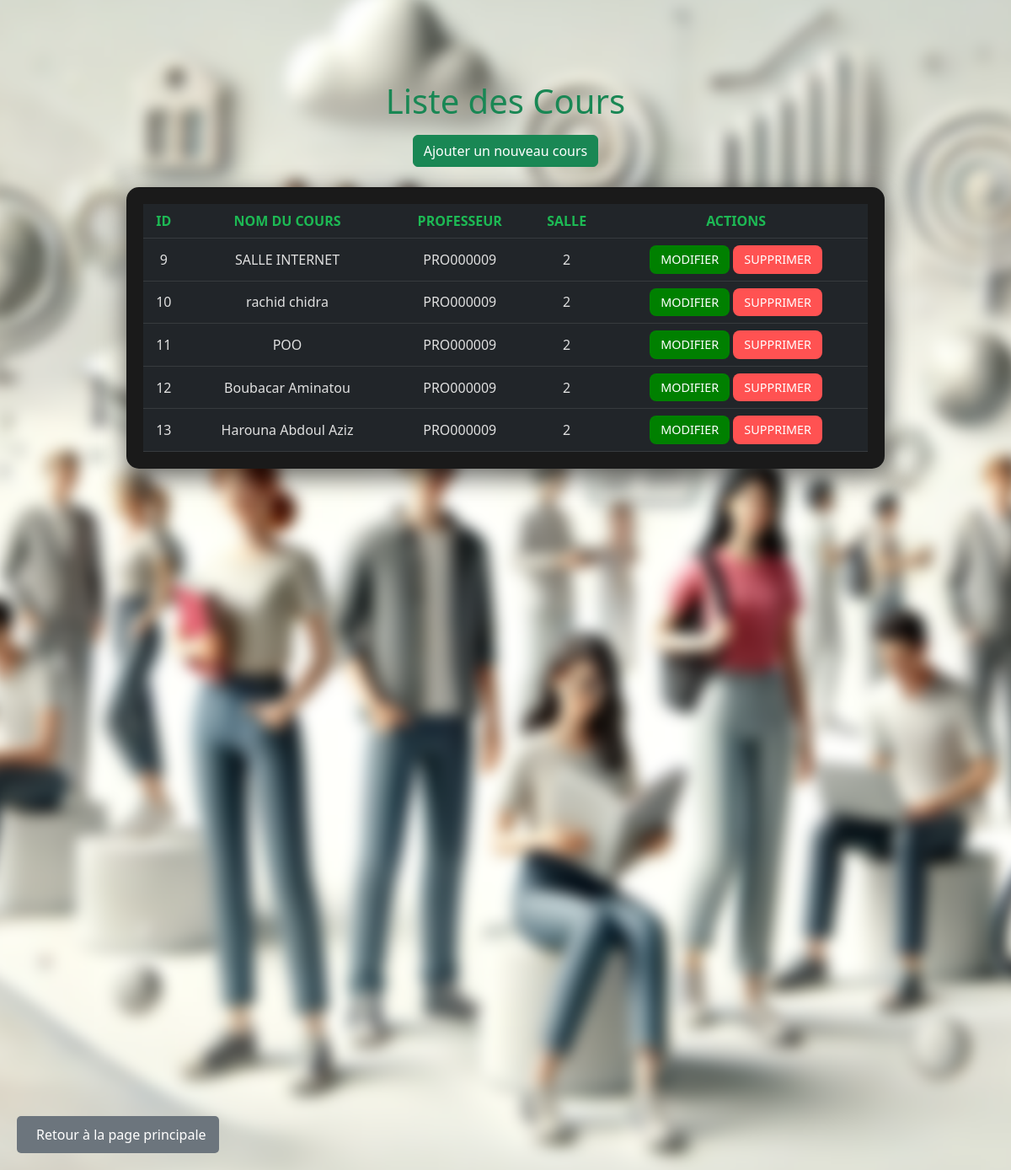
Screenshot of /views/Cour/courListe.php with the database file from the repository.
### tables this page shows
CREATE TABLE `cour` (
  `id_cours` int NOT NULL AUTO_INCREMENT,
  `nom` varchar(100) NOT NULL,
  `matricule` varchar(50) DEFAULT NULL,
  `id` int DEFAULT NULL,
  PRIMARY KEY (`id_cours`),
  KEY `matricule` (`matricule`),
  KEY `id` (`id`),
  CONSTRAINT `cour_ibfk_1` FOREIGN KEY (`matricule`) REFERENCES `professeurs` (`matricule`),
  CONSTRAINT `cour_ibfk_2` FOREIGN KEY (`id`) REFERENCES `salle` (`id`)
);

### models/Provider.php (called while the page is built, shortened)
<?php
class Provider {
    private $host = 'localhost';
    private $dbName = "scolarite";
    private $user = "root";
    private $password = "";
    public function getConnection() {
        try {
            $con = new PDO("mysql:host=$this->host;dbname=$this->dbName;charset=utf8", $this->user, $this->password);
            $con->setAttribute(PDO::ATTR_ERRMODE, PDO::ERRMODE_EXCEPTION);
            return $con;
        } catch (PDOException $e) {
            echo "Erreur de connexion : " . $e->getMessage();
            return null;
        }
    }
}

### models/CoursService.php (called while the page is built, shortened)
<?php
require_once('Provider.php');
class CoursService
{
    private $connexion;
    function __construct()
    {
        $p = new Provider();
        $this->connexion = $p->getconnection();
    }
    public function getAll()
    {
        $requete = 'SELECT * FROM cour ORDER BY id DESC';
        $stmt = $this->connexion->query($requete);
        $cours = $stmt->fetchAll(PDO::FETCH_ASSOC);
        return $cours;
    }
}

### views/Cour/courListe.php (the view, shortened to what this page needs)
<!DOCTYPE html>
<html lang="fr">
<head>
    <link href="https://cdn.jsdelivr.net/npm/bootstrap@5.3.0-alpha1/dist/css/bootstrap.min.css" rel="stylesheet">
    <link rel="stylesheet" href="style.css">
</head>
<body>
    <div class="container mt-5 pt-5 text-center">
        <h1 class="text-success text-center mb-3">Liste des Cours</h1>
        <div class="text-center mb-4">
            <a href="../../controllers/CourCtrl.php?action=courForm" class="btn btn-success">
                <i class="fas fa-plus-circle"></i> Ajouter un nouveau cours
            </a>
        </div>
        <?php
            require_once('../../models/CoursService.php');
            $coursService = new CoursService();
            $cours = $coursService->getAll();
        ?>
        <div class="table-container">
            <table class="table table-hover table-dark mx-auto">
                <thead>
                    <tr>
                        <th>ID</th>
                        <th>NOM DU COURS</th>
                        <th>PROFESSEUR</th>
                        <th>SALLE</th>
                        <th>ACTIONS</th>
                    </tr>
                </thead>
                <tbody>
                    <?php foreach($cours as $cour): ?>
                        <tr>
                            <td><?php echo htmlspecialchars($cour['id_cours']); ?></td>
                            <td><?php echo htmlspecialchars($cour['nom']); ?></td>
                            <td><?php echo htmlspecialchars($cour['matricule']); ?></td>
                            <td><?php echo htmlspecialchars($cour['id']); ?></td>
                            <td>
                                <a href="../../controllers/CourCtrl.php?action=editForm&id=<?php echo $cour['id']; ?>" class="btn btn-action btn-edit">MODIFIER</a>
                                <a href="../../controllers/CourCtrl.php?action=courDelete&id=<?php echo $cour['id']; ?>" class="btn btn-action btn-delete" onclick="return confirm('Êtes-vous sûr de vouloir supprimer ce cours ?')">SUPPRIMER</a>
                            </td>
                        </tr>
                    <?php endforeach; ?>
                </tbody>
            </table>
        </div>
        <div class="container my-3">
    <a href="../../index.php" class="btn-retour">
        <i class="fas fa-arrow-left"></i> Retour à la page principale
    </a>
</div>
    </div>
</body>
</html>

### views/Cour/style.css (style rules this page uses)
body { margin: 0; padding: 0; font-family: 'Segoe UI', Tahoma, Geneva, Verdana, sans-serif; color: #333; display: flex; justify-content: center; align-items: center; min-height: 100vh; position: relative; }
body::before { content: ''; position: fixed; top: 0; left: 0; width: 100%; height: 100%; background: url('image.png') no-repeat center center fixed; background-size: cover; z-index: -1; filter: blur(8px); transform: scale(1.05); }
.container { min-height: 100vh; display: flex; flex-direction: column; justify-content: center; align-items: center; }
.table-container { background-color: #1a1a1a; border-radius: 15px; padding: 20px; width: 100%; max-width: 900px; box-shadow: 0 10px 30px rgba(0, 0, 0, 0.6); margin: 0 auto; min-height: 10vh; display: flex; flex-direction: column; justify-content: center; align-items: center; }
.table th, .table td { vertical-align: middle; color: #e0e0e0; }
.table th { color: #1db954; }
.table { margin: 0 auto; }
.btn-action { font-size: 0.9rem; padding: 5px 12px; border-radius: 8px; color: white; transition: all 0.3s ease; }
.btn-edit { background-color: green; }
.btn-delete { background-color: #ff5252; }
.btn-retour { position: fixed; bottom: 20px; left: 20px; background-color: #6c757d; color: white; padding: 10px 15px; border-radius: 5px; text-decoration: none; display: inline-flex; align-items: center; gap: 8px; }

### rows the page displays
cour: id_cours "9", nom "SALLE INTERNET", matricule "PRO000009", id "2"
cour: id_cours "10", nom "rachid chidra", matricule "PRO000009", id "2"
cour: id_cours "11", nom "POO", matricule "PRO000009", id "2"
cour: id_cours "12", nom "Boubacar Aminatou", matricule "PRO000009", id "2"
cour: id_cours "13", nom "Harouna Abdoul Aziz", matricule "PRO000009", id "2"
